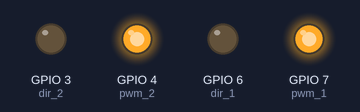
This sketch was run on a simulated ESP32-S3. Shown: output pins drawn as LEDs (lit = HIGH).

Above: at 0.1 s.
Timing chart, 0 to 1.6 s (numbered marks = the images above):
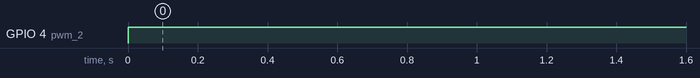

Measured:
- by itself, GPIO 4 (pwm_2): LOW → HIGH at 0.00 s

The sketch:

PWM.ino
```cpp
// PWM出力端子設定
#define pwm_2 4
#define pwm_1 7
#define dir_2 3
#define dir_1 6


// PWM出力設定（周波数と分解能はチャンネルのペアでは同じに設定する）
#define CH 1        // PWM出力チャンネル（0,1/ 2,3/ 4,5/ 6,7/ 8,9/ 10,11 /12,13 /14,15でペア）
#define FREQ 4.9   // PWM出力周波数（最大周波数 : 20kHz / 2の「bit数」乗）
#define BIT_NUM 12  // bit数（1bit〜16bit）

// 変数設定
float ad_val;       // アナログ入力値格納用
float duty;         // Duty比
float resolution;   // 分解能
float battery;      // バッテリー残量表示用
bool state = false; // ボタン操作状態保持用

// 初期設定 -----------------------------------------
void setup() {
  Serial.begin(9600); // シリアル出力初期化（今回は未使用）

  // PWM出力に使用する端子を出力設定
  pinMode(pwm_2, OUTPUT);
  pinMode(pwm_1, OUTPUT);
  pinMode(dir_1, OUTPUT);
  pinMode(dir_2, OUTPUT);

  // PWM初期設定
  ledcSetup(CH, FREQ, BIT_NUM);   // PWM設定（ﾁｬﾝﾈﾙ, 周波数, bit数）
  ledcAttachPin(dir_2, CH); // PWMﾁｬﾝﾈﾙ割り当て（端子番号, ﾁｬﾝﾈﾙ）
  ledcAttachPin(dir_1, CH);
}
// メイン -------------------------------------------
void loop() {
int reading = 0;
int output=0;
int opposite_output=0;
digitalWrite(pwm_1,HIGH);
digitalWrite(pwm_2,HIGH);

  // PWM出力実行（以下の3ついずれか1つを有効にして動作確認）
 ledcWrite(CH, duty);       // チャンネルに指定した周波数、分解能で実行する場合（チャンネル、Duty比）
  }
```
